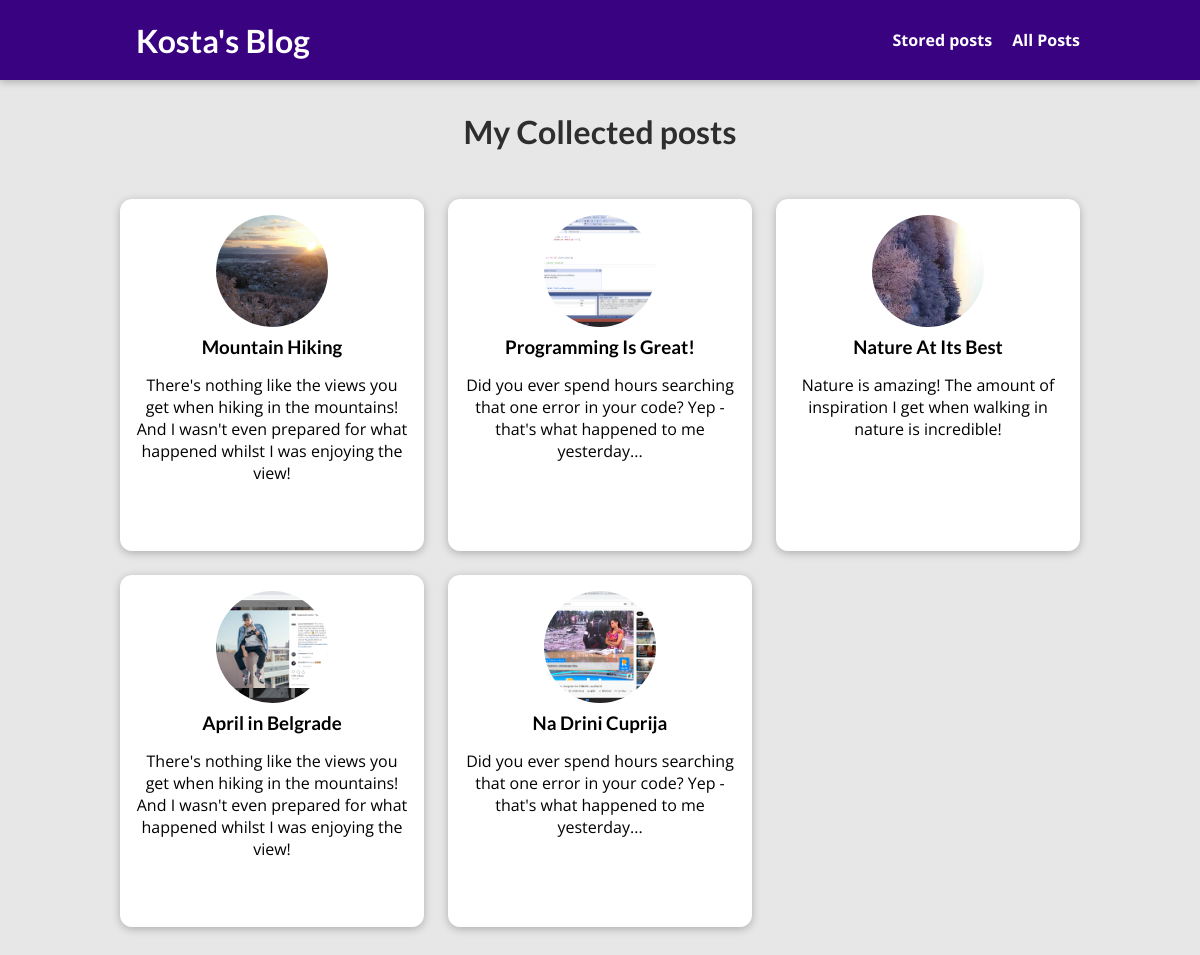
The page /posts on the database its author committed.
### blog/models.py (models this page shows, shortened)
class Post(models.Model):
    title=models.CharField(max_length=150)
    excerpt=models.CharField(max_length=200)
    image=models.ImageField(upload_to="images", null=True)
    date=models.DateField(auto_now=True)
    slug=models.SlugField(unique=True, db_index=True)
    contnet=models.TextField(validators=[MinLengthValidator(10)])
    author=models.ForeignKey(Author, null=True, on_delete=models.SET_NULL, related_name="posts")
    tag=models.ManyToManyField(Tag)

### blog/views.py (the view)
# urls.py: path("posts", views.PostView.as_view(), name="posts-page"),
class PostView(ListView):
    template_name="blog/all-posts.html"
    model=Post
    context_object_name="all_posts"

### blog/templates/blog/all-posts.html (shortened to what this page needs)
{% extends "base.html" %}
{% load static %}
{% block css_files %}
            <link rel="stylesheet" href="{% static 'blog/post.css' %}">
            <link rel="stylesheet" href={% static 'blog/all-posts.css' %}>
{% endblock css_files %}
{% block content %}
    <section id="all-posts">
        <h2>My  Collected posts</h2>
            <ul>
                {% for post in all_posts %}
                    {% include "blog/includes/post.html" %}
                {% endfor %}
            </ul>
    </section>
{% endblock  %}

### blog/templates/blog/includes/post.html
<li>
    <article class="post">
      <a href="{% url 'post-detail'  post.slug  %}">
        <img src=" {{ post.image.url }} " alt={{post.slug}} />
        <div class="post__content">
          <h3>{{ post.title }}</h3>
          <p>
           {{ post.excerpt }}
          </p>
        </div>
      </a>
    </article>
  </li>

### static/app.css (style rules this page uses)
* { box-sizing: border-box; }
html { font-family: 'Open Sans', 'Lato', sans-serif; }
body { margin: 0; }
h1, h2, h3 { font-family: 'Lato', sans-serif; font-weight: bold; }

### blog/static/blog/post.css (style rules this page uses)
.post { display: flex; flex-direction: column; align-items: center; text-align: center; }
.post a { text-decoration: none; color: black; transition: all 0.2s ease; padding: 1rem; }
.post img { width: 5rem; height: 5rem; object-fit: cover; border-radius: 50%; }
.post h3 { margin: 0.25rem 0; }

### blog/static/blog/all-posts.css (style rules this page uses)
body { background-color: #e7e7e7; }
#all-posts { margin: 7rem auto; width: 90%; max-width: 60rem; }
#all-posts h2 { text-align: center; font-size: 2rem; color: #2e2e2e; margin: 3rem 0; }
ul { list-style: none; margin: 0; padding: 0; display: grid; grid-template-columns: repeat(auto-fill, minmax(17rem, 1fr)); gap: 1.5rem; }
.post img { width: 7rem; height: 7rem; }
.post a { height: 22rem; transform-origin: center; box-shadow: 0 2px 8px rgba(0, 0, 0, 0.25); border-radius: 12px; background-color: white; }

### rows shown on the page
Post: image (picture), title "Mountain Hiking", excerpt "There's nothing like the views you get when hiking in the mountains! And I wasn't even prepared for what happened whilst I was enjoying the view!"
Post: image (picture), title "Programming Is Great!", excerpt "Did you ever spend hours searching that one error in your code? Yep - that's what happened to me yesterday..."
Post: image (picture), title "Nature At Its Best", excerpt "Nature is amazing! The amount of inspiration I get when walking in nature is incredible!"
Post: image (picture), title "April in Belgrade", excerpt "There's nothing like the views you get when hiking in the mountains! And I wasn't even prepared for what happened whilst I was enjoying the view!"
Post: image (picture), title "Na Drini Cuprija", excerpt "Did you ever spend hours searching that one error in your code? Yep - that's what happened to me yesterday..."
